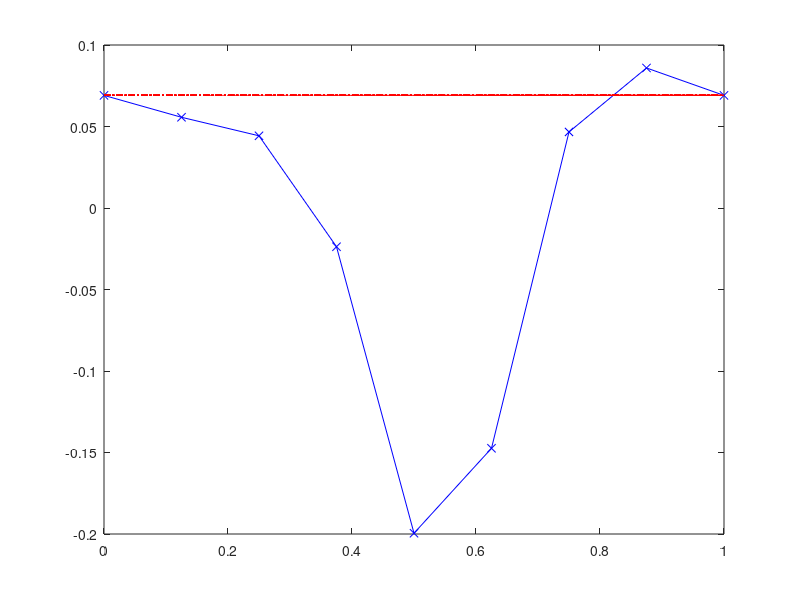

MATLAB code to generate this figure: (Note: this script raises an error after producing the figure.)
clear 
close all
PE=[9.12716993443e+12;
9.01251754105e+12;
8.91543292888e+12;
8.3344285105e+12;
6.83391326672e+12;
7.27880698083e+12;
8.93561829007e+12;
9.27078551762e+12;
9.12716993443e+12;];
ape=mean(PE);
npe=PE/ape-1;
phi=(0:8)./8;
phip=(0:0.01:8)./8;
figure(1)
plot(phi,npe,'bx-')
hold on
plot(phip, ones(length(phip))*npe(1),'r-.')
hold off
enhance_plot
xlabel('shifted phase in unit of wavelength')
ylabel('normalized radiation pulse energy')
title('small phase shifter')

p1=load('o1.dat');
p2=load('o2.dat');
figure(2)
plot(p1(:,1),p1(:,2),'b-')
hold on
plot(p2(:,1),p2(:,2),'r-.')
hold off
enhance_plot
xlabel('S [\mum]')
ylabel('Power [W]')
title('large phase shifter')

